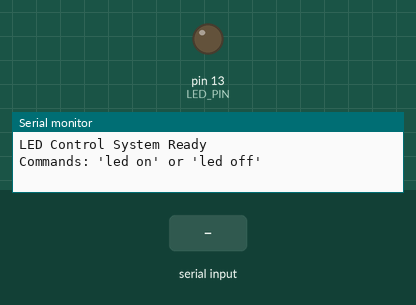
The program below on a simulated Arduino Mega 2560, built with avr-gcc and run on an emulated ATmega2560. Parts: output pins drawn as LEDs (lit = HIGH), the last lines printed to the serial monitor. The inputs (shaded band) are chosen by the test bench.

Above: at 1.2 s.
1.3 s: "led on\n" received over Serial
At 2.1 s:
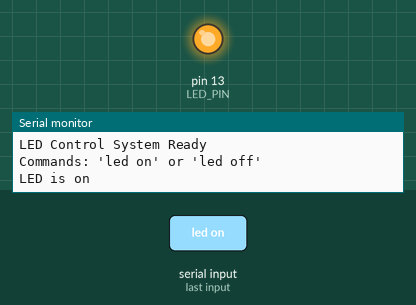
2.8 s: "led off\n" received over Serial
At 3.3 s:
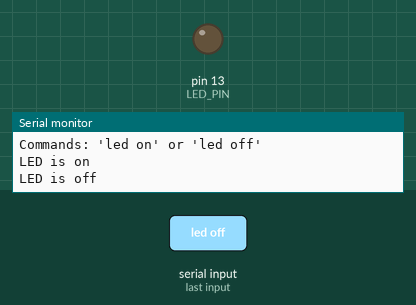
Timing chart, 0 to 5.8 s (numbered marks = the images above; inputs shaded):
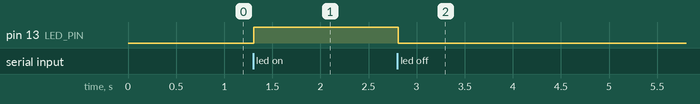

The program:

main.cpp
```cpp
#include <Arduino.h>
#include <stdio.h>
#include "led.h"

#define LED_PIN 13
#define BAUD_RATE 9600
#define MAX_BUFFER 50

Led statusLed(LED_PIN);
char inputBuffer[MAX_BUFFER];

FILE serial_stdout;

static int uart_putchar(char c, FILE *stream) {
  Serial.write(c);
  return 0;
}

static int uart_getchar(FILE *stream) {
  while (!Serial.available());
  return Serial.read();
}

void setup() {
  Serial.begin(BAUD_RATE);
  statusLed.initialize();

  fdev_setup_stream(&serial_stdout, uart_putchar, uart_getchar, _FDEV_SETUP_RW);
  stdout = &serial_stdout;
  stdin = &serial_stdout;

  printf("LED Control System Ready\n");
  printf("Commands: 'led on' or 'led off'\n");
}

void loop() {
  if (Serial.available()) {
    int len = Serial.readBytesUntil('\n', inputBuffer, MAX_BUFFER - 1);
    inputBuffer[len] = '\0';  // Null-terminate input

    // Remove '\r' if it exists
    for (int i = 0; i < len; i++) {
      if (inputBuffer[i] == '\r') {
        inputBuffer[i] = '\0';
        break;  // Stop checking once '\r' is removed
      }
    }

    if (strcmp(inputBuffer, "led on") == 0) {
      statusLed.turnOn();
      printf("LED is on\n");
    } else if (strcmp(inputBuffer, "led off") == 0) {
      statusLed.turnOff();
      printf("LED is off\n");
    } else {
      printf("Invalid command.\n");
    }
  }
}
```

led.cpp
```cpp
#include "led.h"
#include <Arduino.h>

Led::Led(int pin) {
  pinNumber = pin;
  state = false;
}

void Led::initialize() {
  pinMode(pinNumber, OUTPUT);
  digitalWrite(pinNumber, LOW);
}

void Led::turnOn() {
  digitalWrite(pinNumber, HIGH);
  state = true;
}

void Led::turnOff() {
  digitalWrite(pinNumber, LOW);
  state = false;
}

bool Led::getState() {
  return state;
}
```

led.h
```cpp
#ifndef LED_H
#define LED_H

class Led {
private:
  int pinNumber;
  bool state;

public:
  Led(int pin);
  void initialize();
  void turnOn();
  void turnOff();
  bool getState();
};

#endif
```

Measured:
- after the input at 1.3 s, pin 13 (LED_PIN): LOW → HIGH at once
- after the input at 2.8 s, pin 13 (LED_PIN): HIGH → LOW at once
